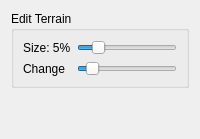
       <widget class="QWidget" name="tab_3">
        <attribute name="title">
         <string>Terrain</string>
        </attribute>
        <layout class="QGridLayout" name="gridLayout_6">
         <item row="0" column="0">
          <widget class="QGroupBox" name="groupBox">
           <property name="title">
            <string>Edit Terrain</string>
           </property>
           <layout class="QGridLayout" name="gridLayout_4">
            <item row="0" column="0">
             <widget class="QLabel" name="terrainPaint_sizeLabel">
              <property name="text">
               <string>Size: 5%</string>
              </property>
             </widget>
            </item>
            <item row="0" column="1">
             <widget class="QSlider" name="terrainPaint_sizeSlider">
              <property name="maximumSize">
               <size>
                <width>16777215</width>
                <height>17</height>
               </size>
              </property>
              <property name="minimum">
               <number>1</number>
              </property>
              <property name="maximum">
               <number>25</number>
              </property>
              <property name="value">
               <number>5</number>
              </property>
              <property name="orientation">
               <enum>Qt::Horizontal</enum>
              </property>
             </widget>
            </item>
            <item row="1" column="0">
             <widget class="QLabel" name="terrainPaint_changeLabel">
              <property name="text">
               <string>Change</string>
              </property>
             </widget>
            </item>
            <item row="1" column="1">
             <widget class="QSlider" name="terrainPaint_changeSlider">
              <property name="maximumSize">
               <size>
                <width>16777215</width>
                <height>17</height>
               </size>
              </property>
              <property name="minimum">
               <number>1</number>
              </property>
              <property name="value">
               <number>10</number>
              </property>
              <property name="orientation">
               <enum>Qt::Horizontal</enum>
              </property>
             </widget>
            </item>
           </layout>
          </widget>
         </item>
         <item row="1" column="0">
          <spacer name="verticalSpacer">
           <property name="orientation">
            <enum>Qt::Vertical</enum>
           </property>
           <property name="sizeHint" stdset="0">
            <size>
             <width>20</width>
             <height>40</height>
            </size>
           </property>
          </spacer>
         </item>
        </layout>
       </widget>
